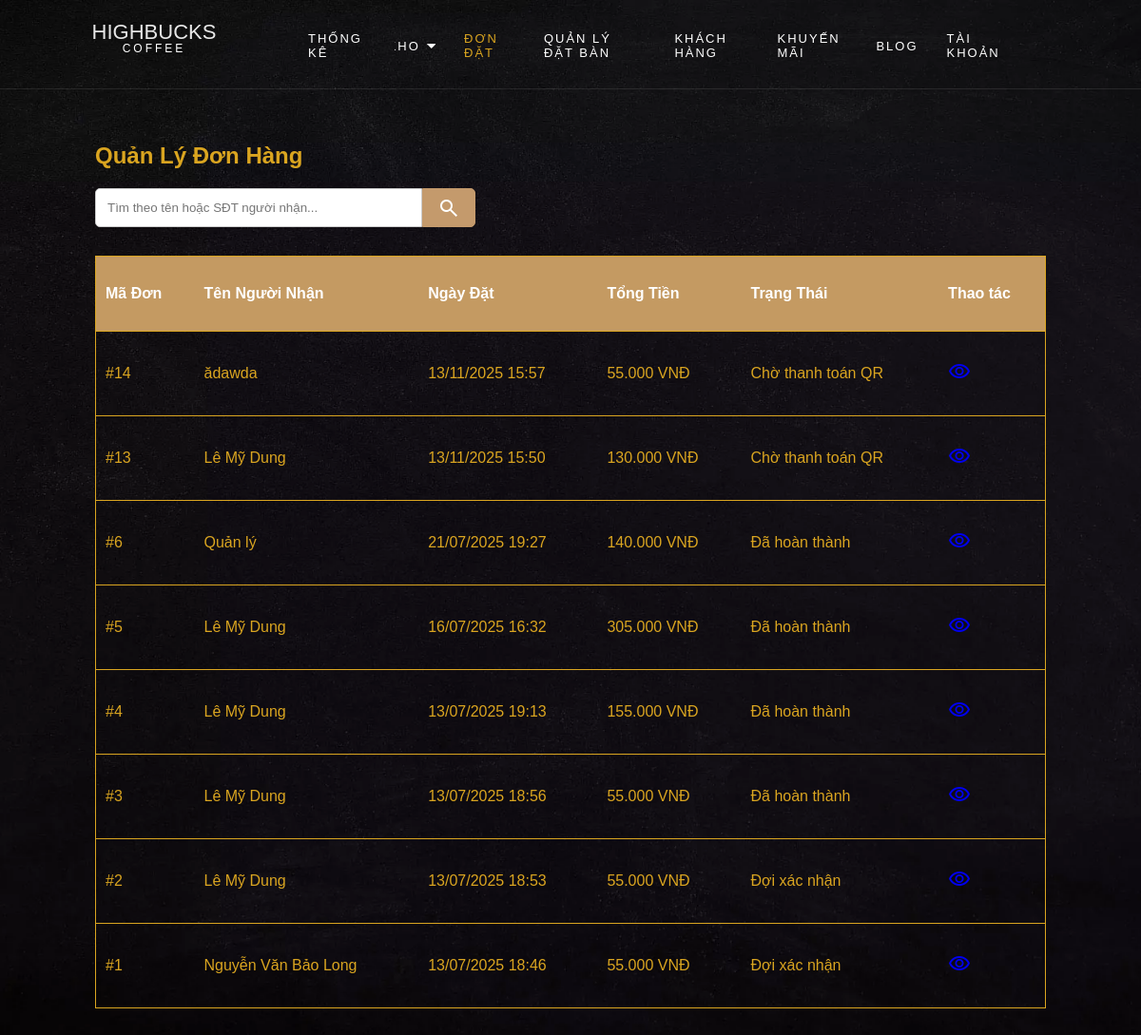
Screenshot of /page/orders.php with the database file from the repository.
### tables this page shows
CREATE TABLE IF NOT EXISTS `donhang` (
  `idDonHang` int NOT NULL AUTO_INCREMENT,
  `idTaiKhoan` int DEFAULT NULL,
  `TenNguoiNhan` varchar(255) DEFAULT NULL,
  `SoDienThoaiNhan` varchar(11) DEFAULT NULL,
  `DiaChiNhan` varchar(255) DEFAULT NULL,
  `NgayDat` datetime DEFAULT CURRENT_TIMESTAMP,
  `TongTien` decimal(10,0) DEFAULT NULL,
  `TrangThai` varchar(255) DEFAULT 'Đợi xác nhận',
  PRIMARY KEY (`idDonHang`)
);

### Page/orders.php (the view, shortened to what this page needs)
<?php
include_once '../PHP/Connect.php';
$search_query = "";
$sql = "SELECT idDonHang, TenNguoiNhan, NgayDat, TongTien, TrangThai FROM donhang";
$sql .= " ORDER BY NgayDat DESC";
$stmt = $conn->prepare($sql);
$stmt->execute();
$result = $stmt->get_result();
?>
<!DOCTYPE html>
<html lang="vi">
<head>
    <link rel="stylesheet" href="../Css/css.css">
</head>
<body>
    <div class="admin-container">
        <?php include_once __DIR__ . '/../PHP/menu_dashboard.php'; ?>
        <div class="dashboard">
            <div class="main-header">
                <h2>Quản Lý Đơn Hàng</h2>
            </div>
             <div class="search-container">
                <form action="orders.php" method="GET">
                    <input type="text" name="search" placeholder="Tìm theo tên hoặc SĐT người nhận..." value="<?php echo htmlspecialchars($search_query); ?>">
                    <button type="submit">
                        <span class="material-symbols-outlined">search</span>
                    </button>
                </form>
            </div>
            <table class="tbdonhang">
                    <tr>
                        <th>Mã Đơn</th>
                        <th>Tên Người Nhận</th>
                        <th>Ngày Đặt</th>
                        <th>Tổng Tiền</th>
                        <th>Trạng Thái</th>
                        <th>Thao tác</th>
                    </tr>
                    <?php if (mysqli_num_rows($result) > 0): ?>
                        <?php while($row = mysqli_fetch_assoc($result)): ?>
                            <tr>
                                <td>#<?php echo $row['idDonHang']; ?></td>
                                <td><?php echo htmlspecialchars($row['TenNguoiNhan']); ?></td>
                                <td><?php echo date('d/m/Y H:i', strtotime($row['NgayDat'])); ?></td>
                                <td><?php echo number_format($row['TongTien'], 0, ',', '.'); ?> VNĐ</td>
                                <td><?php echo htmlspecialchars($row['TrangThai']); ?></td>
                                <td class="action-links">
                                    <a href="order_details_admin.php?id=<?php echo $row['idDonHang']; ?>" title="Xem chi tiết">
                                        <span class="material-symbols-outlined">visibility</span>
                                    </a>
                                </td>
                            </tr>
                        <?php endwhile; ?>
                    <?php else: ?>
                        <tr>
                            <td colspan="6" style="text-align: center;">Chưa có đơn hàng nào.</td>
                        </tr>
                    <?php endif; ?>
            </table>
        </div>
    </div>
</body>
</html>

### Css/css.css (style rules this page uses)
* { padding: 0; margin: 0; box-sizing: border-box; }
html,body { scroll-behavior: smooth; font-family: "Poppins", Arial, sans-serif; background-image: url(../Pic/bg_4.jpg); background-position: center; background-repeat: no-repeat; background-size: cover; background-attachment: fixed; color: gray; font-weight: 300; width: 100%; }
.tbdonhang tr:first-child { background-color: rgba(196,154,98,255); color: white; border-radius: 20px; }
.main-header { margin-bottom: 20px; }
.search-container { margin-bottom: 20px; }
.search-container form { display: flex; max-width: 400px; }
.search-container input[type="text"] { width: 100%; padding: 12px; border: 1px solid #ccc; border-radius: 5px 0 0 5px; box-sizing: border-box; outline: none; }
.search-container button { padding: 0 15px; border: 1px solid #c49a6c; background-color: #c49a6c; color: white; cursor: pointer; border-radius: 0 5px 5px 0; display: flex; align-items: center; justify-content: center; }

### rows the page displays
donhang: idDonHang "14", TenNguoiNhan "ădawda", NgayDat "13/11/2025 15:57", TongTien "55.000", TrangThai "Chờ thanh toán QR"
donhang: idDonHang "13", TenNguoiNhan "Lê Mỹ Dung", NgayDat "13/11/2025 15:50", TongTien "130.000", TrangThai "Chờ thanh toán QR"
donhang: idDonHang "6", TenNguoiNhan "Quản lý", NgayDat "21/07/2025 19:27", TongTien "140.000", TrangThai "Đã hoàn thành"
donhang: idDonHang "5", TenNguoiNhan "Lê Mỹ Dung", NgayDat "16/07/2025 16:32", TongTien "305.000", TrangThai "Đã hoàn thành"
donhang: idDonHang "4", TenNguoiNhan "Lê Mỹ Dung", NgayDat "13/07/2025 19:13", TongTien "155.000", TrangThai "Đã hoàn thành"
donhang: idDonHang "3", TenNguoiNhan "Lê Mỹ Dung", NgayDat "13/07/2025 18:56", TongTien "55.000", TrangThai "Đã hoàn thành"
donhang: idDonHang "2", TenNguoiNhan "Lê Mỹ Dung", NgayDat "13/07/2025 18:53", TongTien "55.000", TrangThai "Đợi xác nhận"
donhang: idDonHang "1", TenNguoiNhan "Nguyễn Văn Bảo Long", NgayDat "13/07/2025 18:46", TongTien "55.000", TrangThai "Đợi xác nhận"
